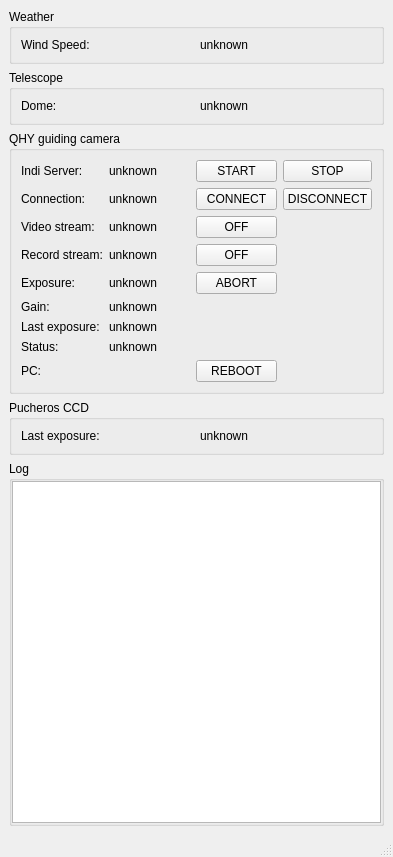
<?xml version="1.0" encoding="UTF-8"?>
<ui version="4.0">
 <class>MainWindow</class>
 <widget class="QMainWindow" name="MainWindow">
  <property name="geometry">
   <rect>
    <x>0</x>
    <y>0</y>
    <width>393</width>
    <height>857</height>
   </rect>
  </property>
  <property name="windowTitle">
   <string>E152 Watchdog</string>
  </property>
  <widget class="QWidget" name="centralwidget">
   <layout class="QGridLayout" name="gridLayout">
    <property name="leftMargin">
     <number>9</number>
    </property>
    <property name="topMargin">
     <number>9</number>
    </property>
    <property name="rightMargin">
     <number>9</number>
    </property>
    <property name="bottomMargin">
     <number>9</number>
    </property>
    <property name="spacing">
     <number>6</number>
    </property>
    <item row="0" column="0">
     <widget class="QGroupBox" name="groupBox">
      <property name="title">
       <string>Weather</string>
      </property>
      <layout class="QGridLayout" name="gridLayout_4">
       <property name="leftMargin">
        <number>9</number>
       </property>
       <property name="topMargin">
        <number>9</number>
       </property>
       <property name="rightMargin">
        <number>9</number>
       </property>
       <property name="bottomMargin">
        <number>9</number>
       </property>
       <property name="spacing">
        <number>6</number>
       </property>
       <item row="0" column="0">
        <widget class="QLabel" name="label_13">
         <property name="text">
          <string>Wind Speed:</string>
         </property>
        </widget>
       </item>
       <item row="0" column="1">
        <widget class="QLabel" name="label_14">
         <property name="text">
          <string>unknown</string>
         </property>
        </widget>
       </item>
      </layout>
     </widget>
    </item>
    <item row="1" column="0">
     <widget class="QGroupBox" name="groupBox_4">
      <property name="title">
       <string>Telescope</string>
      </property>
      <layout class="QGridLayout" name="gridLayout_5">
       <property name="leftMargin">
        <number>9</number>
       </property>
       <property name="topMargin">
        <number>9</number>
       </property>
       <property name="rightMargin">
        <number>9</number>
       </property>
       <property name="bottomMargin">
        <number>9</number>
       </property>
       <property name="spacing">
        <number>6</number>
       </property>
       <item row="0" column="0">
        <widget class="QLabel" name="label_15">
         <property name="text">
          <string>Dome:</string>
         </property>
        </widget>
       </item>
       <item row="0" column="1">
        <widget class="QLabel" name="label_16">
         <property name="text">
          <string>unknown</string>
         </property>
        </widget>
       </item>
      </layout>
     </widget>
    </item>
    <item row="2" column="0">
     <widget class="QGroupBox" name="groupBox_2">
      <property name="title">
       <string>QHY guiding camera</string>
      </property>
      <layout class="QGridLayout" name="gridLayout_2">
       <property name="leftMargin">
        <number>9</number>
       </property>
       <property name="topMargin">
        <number>9</number>
       </property>
       <property name="rightMargin">
        <number>9</number>
       </property>
       <property name="bottomMargin">
        <number>9</number>
       </property>
       <property name="spacing">
        <number>6</number>
       </property>
       <item row="2" column="3">
        <widget class="QPushButton" name="guiding_camera_disconnect_BT">
         <property name="text">
          <string>DISCONNECT</string>
         </property>
        </widget>
       </item>
       <item row="6" column="2">
        <widget class="QPushButton" name="guiding_camera_exposure_abort_BT">
         <property name="text">
          <string>ABORT</string>
         </property>
        </widget>
       </item>
       <item row="7" column="0">
        <widget class="QLabel" name="label_2">
         <property name="text">
          <string>Gain:</string>
         </property>
        </widget>
       </item>
       <item row="1" column="0">
        <widget class="QLabel" name="label_11">
         <property name="text">
          <string>Indi Server:</string>
         </property>
        </widget>
       </item>
       <item row="4" column="2">
        <widget class="QPushButton" name="guiding_camera_video_stream_off_BT">
         <property name="text">
          <string>OFF</string>
         </property>
        </widget>
       </item>
       <item row="1" column="3">
        <widget class="QPushButton" name="stop_indi_server_BT">
         <property name="text">
          <string>STOP</string>
         </property>
        </widget>
       </item>
       <item row="5" column="1">
        <widget class="QLabel" name="guiding_camera_record_stream_LB">
         <property name="text">
          <string>unknown</string>
         </property>
        </widget>
       </item>
       <item row="10" column="1" colspan="3">
        <widget class="QLabel" name="guiding_camera_status_LB">
         <property name="text">
          <string>unknown</string>
         </property>
        </widget>
       </item>
       <item row="5" column="0">
        <widget class="QLabel" name="label_6">
         <property name="text">
          <string>Record stream:</string>
         </property>
        </widget>
       </item>
       <item row="4" column="1">
        <widget class="QLabel" name="guiding_camera_video_stream_LB">
         <property name="text">
          <string>unknown</string>
         </property>
        </widget>
       </item>
       <item row="1" column="2">
        <widget class="QPushButton" name="start_indi_server_BT">
         <property name="text">
          <string>START</string>
         </property>
        </widget>
       </item>
       <item row="6" column="1">
        <widget class="QLabel" name="guiding_camera_exposure_LB">
         <property name="text">
          <string>unknown</string>
         </property>
        </widget>
       </item>
       <item row="4" column="0">
        <widget class="QLabel" name="label_5">
         <property name="text">
          <string>Video stream:</string>
         </property>
        </widget>
       </item>
       <item row="5" column="2">
        <widget class="QPushButton" name="guiding_camera_record_stream_off_BT">
         <property name="text">
          <string>OFF</string>
         </property>
        </widget>
       </item>
       <item row="7" column="1" colspan="3">
        <widget class="QLabel" name="guiding_camera_gain_LB">
         <property name="text">
          <string>unknown</string>
         </property>
        </widget>
       </item>
       <item row="1" column="1">
        <widget class="QLabel" name="guiding_camera_indi_server_LB">
         <property name="text">
          <string>unknown</string>
         </property>
        </widget>
       </item>
       <item row="2" column="2">
        <widget class="QPushButton" name="guiding_camera_connect_BT">
         <property name="text">
          <string>CONNECT</string>
         </property>
        </widget>
       </item>
       <item row="2" column="0">
        <widget class="QLabel" name="label">
         <property name="text">
          <string>Connection:</string>
         </property>
        </widget>
       </item>
       <item row="10" column="0">
        <widget class="QLabel" name="label_21">
         <property name="text">
          <string>Status:</string>
         </property>
        </widget>
       </item>
       <item row="9" column="0">
        <widget class="QLabel" name="label_17">
         <property name="text">
          <string>Last exposure:</string>
         </property>
        </widget>
       </item>
       <item row="2" column="1">
        <widget class="QLabel" name="guiding_camera_connection_LB">
         <property name="text">
          <string>unknown</string>
         </property>
        </widget>
       </item>
       <item row="9" column="1" colspan="3">
        <widget class="QLabel" name="guiding_camera_last_exposure_LB">
         <property name="text">
          <string>unknown</string>
         </property>
        </widget>
       </item>
       <item row="6" column="0">
        <widget class="QLabel" name="label_9">
         <property name="text">
          <string>Exposure:</string>
         </property>
        </widget>
       </item>
       <item row="11" column="0">
        <widget class="QLabel" name="label_3">
         <property name="text">
          <string>PC:</string>
         </property>
        </widget>
       </item>
       <item row="11" column="2">
        <widget class="QPushButton" name="pc_reboot_BT">
         <property name="text">
          <string>REBOOT</string>
         </property>
        </widget>
       </item>
      </layout>
     </widget>
    </item>
    <item row="3" column="0">
     <widget class="QGroupBox" name="groupBox_3">
      <property name="title">
       <string>Pucheros CCD</string>
      </property>
      <layout class="QGridLayout" name="gridLayout_6">
       <property name="leftMargin">
        <number>9</number>
       </property>
       <property name="topMargin">
        <number>9</number>
       </property>
       <property name="rightMargin">
        <number>9</number>
       </property>
       <property name="bottomMargin">
        <number>9</number>
       </property>
       <property name="spacing">
        <number>6</number>
       </property>
       <item row="0" column="0">
        <widget class="QLabel" name="label_19">
         <property name="text">
          <string>Last exposure:</string>
         </property>
        </widget>
       </item>
       <item row="0" column="1">
        <widget class="QLabel" name="label_20">
         <property name="text">
          <string>unknown</string>
         </property>
        </widget>
       </item>
      </layout>
     </widget>
    </item>
    <item row="4" column="0">
     <widget class="QGroupBox" name="groupBox_5">
      <property name="title">
       <string>Log</string>
      </property>
      <layout class="QGridLayout" name="gridLayout_3">
       <property name="leftMargin">
        <number>0</number>
       </property>
       <property name="topMargin">
        <number>0</number>
       </property>
       <property name="rightMargin">
        <number>0</number>
       </property>
       <property name="bottomMargin">
        <number>0</number>
       </property>
       <property name="spacing">
        <number>0</number>
       </property>
       <item row="0" column="0">
        <widget class="QPlainTextEdit" name="log_PTE">
         <property name="minimumSize">
          <size>
           <width>0</width>
           <height>300</height>
          </size>
         </property>
         <property name="readOnly">
          <bool>true</bool>
         </property>
        </widget>
       </item>
      </layout>
     </widget>
    </item>
   </layout>
  </widget>
  <widget class="QMenuBar" name="menubar">
   <property name="geometry">
    <rect>
     <x>0</x>
     <y>0</y>
     <width>393</width>
     <height>22</height>
    </rect>
   </property>
  </widget>
  <widget class="QStatusBar" name="statusbar"/>
 </widget>
 <resources/>
 <connections/>
</ui>
